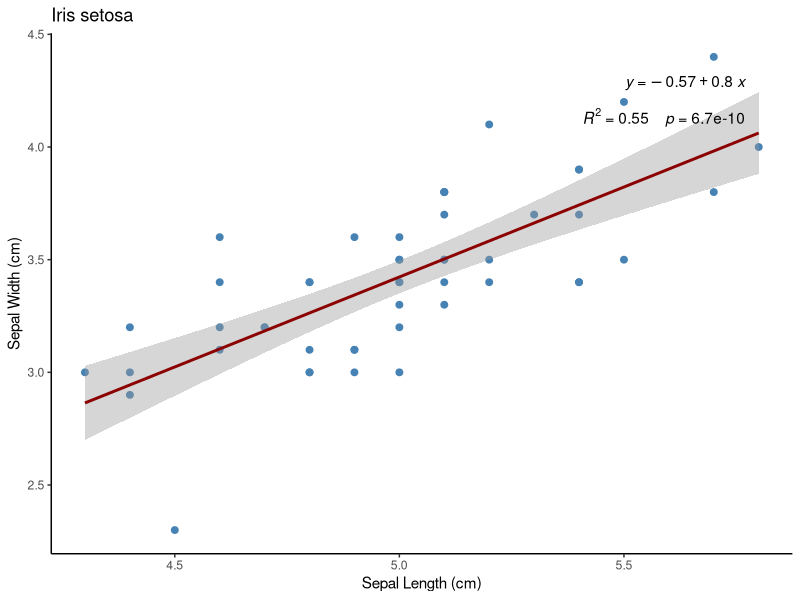
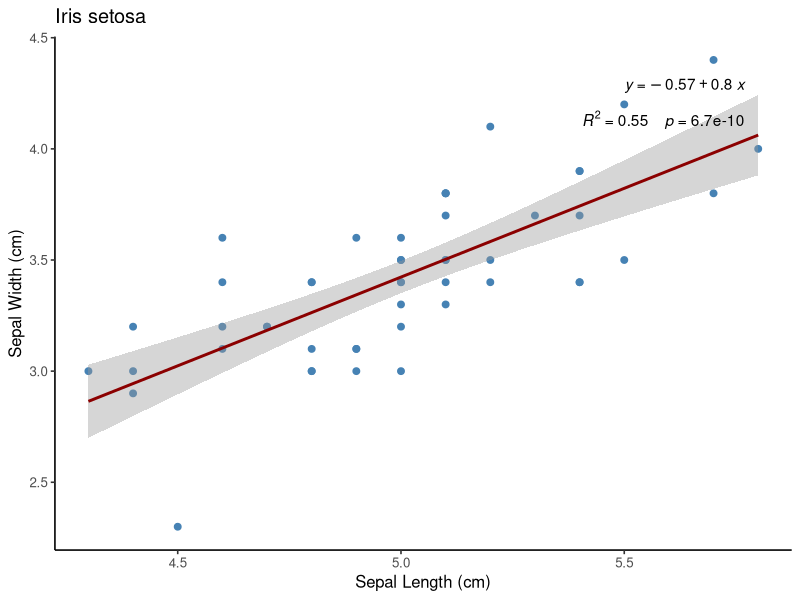

The R script that drew these images, in order:
## ---- chunk 1
#| label: setup-saving
#| echo: false
#| eval: true
#| message: false
#| warning: false

library(ggplot2)
library(glue)
library(tidyverse)
library(ggpubr)
library(conflicted)
conflicts_prefer(dplyr::filter)

# Output directory
fig_dir <- "plots/06_saving"
dir.create(fig_dir, recursive = TRUE, showWarnings = FALSE)
## ---- chunk 2
#| label: saving-batch-example-plot
#| echo: false
#| eval: true
#| fig-width: 6
#| fig-height: 4.5
#| message: false
#| warning: false

library(ggpubr)

# Example for setosa
iris_setosa <- iris %>% filter(Species == "setosa")

ggplot(iris_setosa, aes(x = Sepal.Length, y = Sepal.Width)) +
  geom_point(size = 2, color = "steelblue") +
  geom_smooth(method = "lm", se = TRUE, color = "darkred",
              formula = y ~ x) +
  stat_regline_equation(
    aes(label = after_stat(eq.label)),
    formula = y ~ x,
    label.x.npc = 0.98,
    label.y.npc = 0.95,
    hjust = 1
  ) +
  stat_cor(
    aes(label = paste(after_stat(rr.label), after_stat(p.label), sep = "~~~~")),
    label.x.npc = 0.98,
    label.y.npc = 0.88,
    hjust = 1
  ) +
  labs(title = "Iris setosa",
       x = "Sepal Length (cm)",
       y = "Sepal Width (cm)") +
  theme_classic(base_size = 11)
## ---- chunk 3
#| label: saving-batch-fun
#| echo: true
#| eval: true

# Define plotting function
make_species_plot <- function(data, species) {
  ggplot(data, aes(x = Sepal.Length, y = Sepal.Width)) +
    geom_point(size = 2, color = "steelblue") +
    geom_smooth(method = "lm", se = TRUE, color = "darkred", formula = y ~ x) +
    
    stat_regline_equation(
      aes(label = after_stat(eq.label)),
      formula = y ~ x,
      label.x.npc = 0.98,  # 98% to the right (relative)
      label.y.npc = 0.95,  # 95% to the top (relative)
      hjust = 1            # right-align text
    ) +
    stat_cor(
      aes(label = paste(after_stat(rr.label), after_stat(p.label), sep = "~~~~")),
      label.x.npc = 0.98,
      label.y.npc = 0.88,
      hjust = 1
    ) +
    
    labs(title = glue("Iris {species}"), x = "Sepal Length (cm)", y = "Sepal Width (cm)") +
    theme_classic(base_size = 12)
}
## ---- chunk 4
#| label: saving-batch
#| echo: true
#| eval: true

# Nest data by Species and apply plotting function
plot_data <- iris %>%
  nest(data = -Species) %>%
  mutate(plot = map2(data, Species, make_species_plot))
## ---- chunk 5
#| label: saving-batch-tbl
#| echo: true
#| eval: true

plot_data
## ---- chunk 6
#| label: saving-batch-show
#| echo: true
#| eval: true
#| fig-width: 5
#| fig-height: 3

plot_data$plot[[1]]
